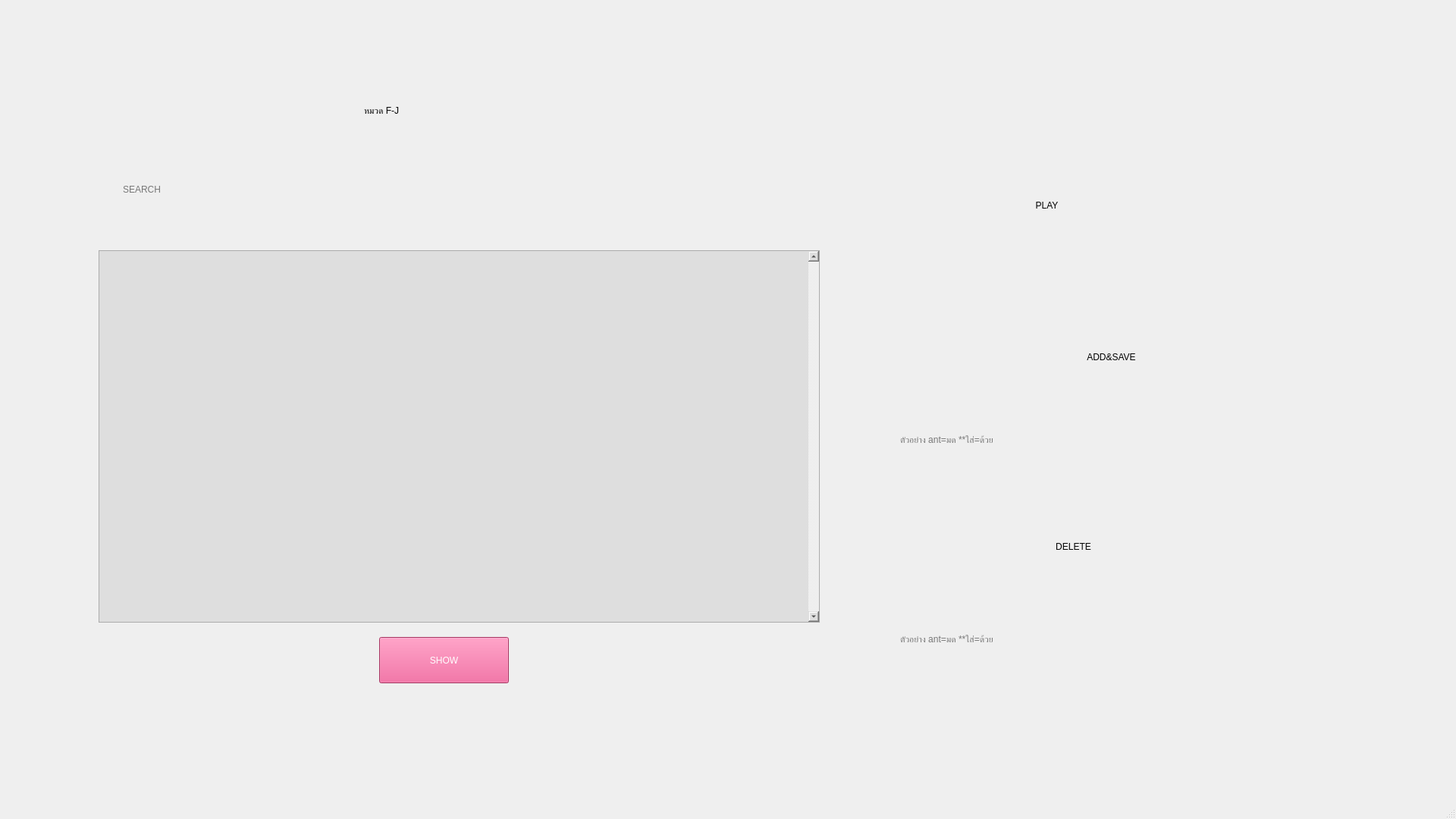
<?xml version="1.0" encoding="UTF-8"?>
<ui version="4.0">
 <class>Main_FJ</class>
 <widget class="QMainWindow" name="Main_FJ">
  <property name="geometry">
   <rect>
    <x>0</x>
    <y>0</y>
    <width>1920</width>
    <height>1080</height>
   </rect>
  </property>
  <property name="windowTitle">
   <string>หมวด F-J</string>
  </property>
  <property name="windowIcon">
   <iconset resource="vocab_pic1.qrc">
    <normaloff>:/image/Picture/cards.png</normaloff>:/image/Picture/cards.png</iconset>
  </property>
  <property name="styleSheet">
   <string notr="true">background-image: url(:/image/Picture/f_j.jpg);</string>
  </property>
  <widget class="QWidget" name="centralwidget">
   <widget class="QPushButton" name="btn_play">
    <property name="geometry">
     <rect>
      <x>1200</x>
      <y>220</y>
      <width>88</width>
      <height>88</height>
     </rect>
    </property>
    <property name="toolTip">
     <string>&lt;html&gt;&lt;head/&gt;&lt;body&gt;&lt;p&gt;กดปุ่มเพื่อเล่นสุ่มคำศัพท์&lt;/p&gt;&lt;/body&gt;&lt;/html&gt;</string>
    </property>
    <property name="styleSheet">
     <string notr="true">background-image: url(:/image/Picture/play.png);</string>
    </property>
    <property name="text">
     <string/>
    </property>
    <property name="iconSize">
     <size>
      <width>20</width>
      <height>20</height>
     </size>
    </property>
    <property name="autoDefault">
     <bool>false</bool>
    </property>
    <property name="default">
     <bool>false</bool>
    </property>
    <property name="flat">
     <bool>true</bool>
    </property>
   </widget>
   <widget class="QPushButton" name="btn_save">
    <property name="geometry">
     <rect>
      <x>1200</x>
      <y>400</y>
      <width>85</width>
      <height>96</height>
     </rect>
    </property>
    <property name="toolTip">
     <string>&lt;html&gt;&lt;head/&gt;&lt;body&gt;&lt;p&gt;กดปุ่มเพื่อบันทึกคำศัพท์&lt;/p&gt;&lt;/body&gt;&lt;/html&gt;</string>
    </property>
    <property name="styleSheet">
     <string notr="true">background-image: url(:/image/Picture/add.png);</string>
    </property>
    <property name="text">
     <string/>
    </property>
    <property name="iconSize">
     <size>
      <width>20</width>
      <height>20</height>
     </size>
    </property>
    <property name="autoDefault">
     <bool>false</bool>
    </property>
    <property name="default">
     <bool>false</bool>
    </property>
    <property name="flat">
     <bool>true</bool>
    </property>
   </widget>
   <widget class="QPushButton" name="btn_delete">
    <property name="geometry">
     <rect>
      <x>1200</x>
      <y>660</y>
      <width>79</width>
      <height>96</height>
     </rect>
    </property>
    <property name="toolTip">
     <string>&lt;html&gt;&lt;head/&gt;&lt;body&gt;&lt;p&gt;กดปุ่มเพื่อลบคำศัพท์&lt;/p&gt;&lt;/body&gt;&lt;/html&gt;</string>
    </property>
    <property name="styleSheet">
     <string notr="true">background-image: url(:/image/Picture/bin.png);</string>
    </property>
    <property name="text">
     <string/>
    </property>
    <property name="iconSize">
     <size>
      <width>20</width>
      <height>20</height>
     </size>
    </property>
    <property name="autoDefault">
     <bool>false</bool>
    </property>
    <property name="default">
     <bool>false</bool>
    </property>
    <property name="flat">
     <bool>true</bool>
    </property>
   </widget>
   <widget class="QPushButton" name="btn_play2">
    <property name="geometry">
     <rect>
      <x>1300</x>
      <y>230</y>
      <width>161</width>
      <height>81</height>
     </rect>
    </property>
    <property name="styleSheet">
     <string notr="true">font: 35pt &quot;Mitr SemiBold&quot;;
background: transparent;</string>
    </property>
    <property name="text">
     <string>PLAY</string>
    </property>
    <property name="autoRepeat">
     <bool>false</bool>
    </property>
    <property name="default">
     <bool>false</bool>
    </property>
    <property name="flat">
     <bool>true</bool>
    </property>
   </widget>
   <widget class="QPushButton" name="btn_save2">
    <property name="geometry">
     <rect>
      <x>1310</x>
      <y>430</y>
      <width>311</width>
      <height>81</height>
     </rect>
    </property>
    <property name="styleSheet">
     <string notr="true">font: 35pt &quot;Mitr SemiBold&quot;;
background: transparent;</string>
    </property>
    <property name="text">
     <string>ADD&amp;&amp;SAVE</string>
    </property>
    <property name="default">
     <bool>false</bool>
    </property>
    <property name="flat">
     <bool>true</bool>
    </property>
   </widget>
   <widget class="QPushButton" name="btn_delete2">
    <property name="geometry">
     <rect>
      <x>1310</x>
      <y>680</y>
      <width>211</width>
      <height>81</height>
     </rect>
    </property>
    <property name="styleSheet">
     <string notr="true">font: 35pt &quot;Mitr SemiBold&quot;;
background: transparent;</string>
    </property>
    <property name="text">
     <string>DELETE</string>
    </property>
    <property name="default">
     <bool>false</bool>
    </property>
    <property name="flat">
     <bool>true</bool>
    </property>
   </widget>
   <widget class="QLabel" name="label">
    <property name="geometry">
     <rect>
      <x>480</x>
      <y>110</y>
      <width>241</width>
      <height>71</height>
     </rect>
    </property>
    <property name="styleSheet">
     <string notr="true">font: 30pt &quot;Mitr SemiBold&quot;;
background: transparent;</string>
    </property>
    <property name="text">
     <string>หมวด F-J</string>
    </property>
   </widget>
   <widget class="QPlainTextEdit" name="plainTextEdit">
    <property name="geometry">
     <rect>
      <x>130</x>
      <y>330</y>
      <width>951</width>
      <height>491</height>
     </rect>
    </property>
    <property name="styleSheet">
     <string notr="true">font: 15pt &quot;Mitr SemiBold&quot;;
background: #dedede;</string>
    </property>
    <property name="verticalScrollBarPolicy">
     <enum>Qt::ScrollBarAlwaysOn</enum>
    </property>
    <property name="readOnly">
     <bool>true</bool>
    </property>
    <property name="plainText">
     <string/>
    </property>
    <property name="backgroundVisible">
     <bool>true</bool>
    </property>
   </widget>
   <widget class="QPushButton" name="btn_show">
    <property name="geometry">
     <rect>
      <x>500</x>
      <y>840</y>
      <width>171</width>
      <height>61</height>
     </rect>
    </property>
    <property name="styleSheet">
     <string notr="true">font: 25pt &quot;Mitr SemiBold&quot;;
color: rgb(255, 255, 255);
background: #e84c89;</string>
    </property>
    <property name="text">
     <string>SHOW</string>
    </property>
   </widget>
   <widget class="QLineEdit" name="textbox_delete">
    <property name="geometry">
     <rect>
      <x>1185</x>
      <y>813</y>
      <width>591</width>
      <height>60</height>
     </rect>
    </property>
    <property name="styleSheet">
     <string notr="true">font: 20pt &quot;Mitr SemiBold&quot;;
background: transparent</string>
    </property>
    <property name="text">
     <string/>
    </property>
    <property name="frame">
     <bool>false</bool>
    </property>
    <property name="alignment">
     <set>Qt::AlignLeading|Qt::AlignLeft|Qt::AlignVCenter</set>
    </property>
    <property name="placeholderText">
     <string>ตัวอย่าง ant=มด **ใส่=ด้วย</string>
    </property>
   </widget>
   <widget class="QPushButton" name="btn_search">
    <property name="geometry">
     <rect>
      <x>983</x>
      <y>210</y>
      <width>69</width>
      <height>69</height>
     </rect>
    </property>
    <property name="toolTip">
     <string>&lt;html&gt;&lt;head/&gt;&lt;body&gt;&lt;p&gt;กดปุ่มเพื่อค้นหา&lt;/p&gt;&lt;/body&gt;&lt;/html&gt;</string>
    </property>
    <property name="styleSheet">
     <string notr="true">background-image: url(:/image/Picture/search.png);</string>
    </property>
    <property name="text">
     <string/>
    </property>
    <property name="iconSize">
     <size>
      <width>20</width>
      <height>20</height>
     </size>
    </property>
    <property name="autoDefault">
     <bool>false</bool>
    </property>
    <property name="default">
     <bool>false</bool>
    </property>
    <property name="flat">
     <bool>true</bool>
    </property>
   </widget>
   <widget class="QLineEdit" name="textbox_save">
    <property name="geometry">
     <rect>
      <x>1185</x>
      <y>550</y>
      <width>591</width>
      <height>60</height>
     </rect>
    </property>
    <property name="styleSheet">
     <string notr="true">font: 20pt &quot;Mitr SemiBold&quot;;
background: transparent</string>
    </property>
    <property name="text">
     <string/>
    </property>
    <property name="frame">
     <bool>false</bool>
    </property>
    <property name="alignment">
     <set>Qt::AlignLeading|Qt::AlignLeft|Qt::AlignVCenter</set>
    </property>
    <property name="placeholderText">
     <string>ตัวอย่าง ant=มด **ใส่=ด้วย</string>
    </property>
   </widget>
   <widget class="QLineEdit" name="textbox_search">
    <property name="geometry">
     <rect>
      <x>160</x>
      <y>220</y>
      <width>791</width>
      <height>60</height>
     </rect>
    </property>
    <property name="styleSheet">
     <string notr="true">font: 20pt &quot;Mitr SemiBold&quot;;
background: transparent</string>
    </property>
    <property name="text">
     <string/>
    </property>
    <property name="frame">
     <bool>false</bool>
    </property>
    <property name="alignment">
     <set>Qt::AlignLeading|Qt::AlignLeft|Qt::AlignVCenter</set>
    </property>
    <property name="placeholderText">
     <string>SEARCH</string>
    </property>
   </widget>
   <widget class="QPushButton" name="btn_back">
    <property name="geometry">
     <rect>
      <x>110</x>
      <y>90</y>
      <width>93</width>
      <height>93</height>
     </rect>
    </property>
    <property name="toolTip">
     <string>&lt;html&gt;&lt;head/&gt;&lt;body&gt;&lt;p&gt;กดปุ่มเพื่อกลับหน้าแรก&lt;/p&gt;&lt;/body&gt;&lt;/html&gt;</string>
    </property>
    <property name="styleSheet">
     <string notr="true">background-image: url(:/image/Picture/back.png);</string>
    </property>
    <property name="text">
     <string/>
    </property>
    <property name="flat">
     <bool>true</bool>
    </property>
   </widget>
  </widget>
  <widget class="QMenuBar" name="menubar">
   <property name="geometry">
    <rect>
     <x>0</x>
     <y>0</y>
     <width>1920</width>
     <height>26</height>
    </rect>
   </property>
  </widget>
  <widget class="QStatusBar" name="statusbar"/>
 </widget>
 <resources>
  <include location="vocab_pic1.qrc"/>
 </resources>
 <connections/>
</ui>
